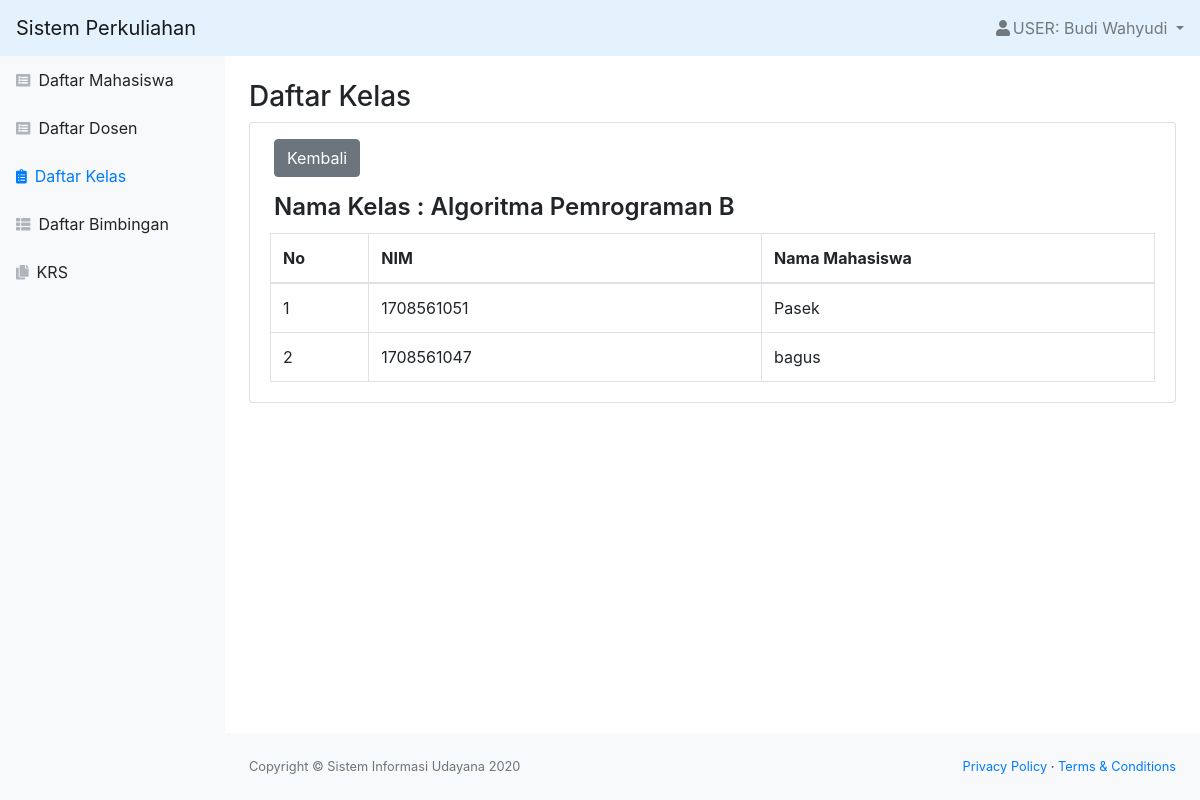
The app's page /kelas_lihat.php?id_kelas=1 (signed in), older data.
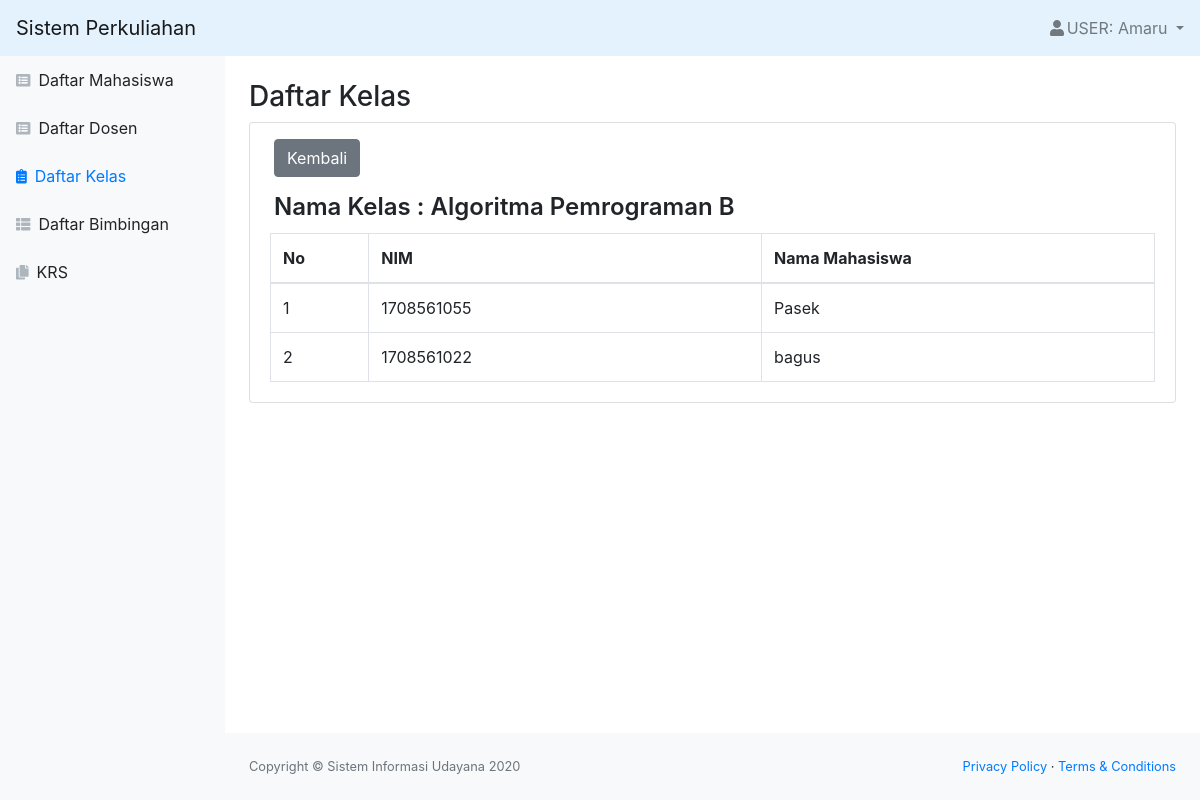
The same page, newer data.
### tables this page shows
CREATE TABLE `join_kelas` (
  `id_join` int(11) NOT NULL,
  `id_mahasiswa` int(11) NOT NULL,
  `id_kelas` int(11) NOT NULL
);

CREATE TABLE `mahasiswa` (
  `id_mahasiswa` int(11) NOT NULL,
  `role` char(1) NOT NULL,
  `nim` char(10) NOT NULL,
  `nama` varchar(50) NOT NULL,
  `email` varchar(50) NOT NULL,
  `alamat` varchar(50) NOT NULL,
  `tanggal_lahir` date NOT NULL,
  `status` varchar(20) NOT NULL,
  `password` varchar(300) NOT NULL
);

### kelas_lihat.php (the view, shortened to what the changed rows need)
<?php
include "function.php";
$nama = $_SESSION['nama'];
$id_kelas = $_GET['id_kelas'];
$queryKelas = mysqli_query($koneksi, "SELECT * FROM join_kelas INNER JOIN kelas ON join_kelas.id_kelas=kelas.id_kelas INNER JOIN mahasiswa ON join_kelas.id_mahasiswa=mahasiswa.id_mahasiswa WHERE kelas.id_kelas = '$id_kelas'");
?>
<!DOCTYPE html>
<html lang="en">
    <head>
        <link href="css/styles.css" rel="stylesheet" />
        <link href="https://cdn.datatables.net/1.10.20/css/dataTables.bootstrap4.min.css" rel="stylesheet" />
    </head>
    <body class="sb-nav-fixed">
        <nav class="sb-topnav navbar navbar-light" style="background-color: #e3f2fd;">
            <ul class="navbar-nav ml-auto">
                <li class="nav-item dropdown">
                    <a class="nav-link dropdown-toggle" id="userDropdown" href="#" role="button" data-toggle="dropdown" aria-haspopup="true" aria-expanded="false"><i class="fas fa-user fa-fw"></i>USER: <?= $nama; ?> </a>
                </li>
            </ul>
        </nav>
        <div id="layoutSidenav">
            <div id="layoutSidenav_content">
                <main>
                    <div class="container-fluid">
                        <div class="card mb-4">
                            <div class="card-body py-1">
                                <div class="table-responsive">
                                    <table class="table table-bordered" id="dataTable" width="100%" cellspacing="0">
                                        <thead>
                                            <tr>
                                                <th class="col-sm-1">No</th>
                                                <th class="col-sm-4">NIM</th>
                                                <th class="col-sm-4">Nama Mahasiswa</th>
                                            </tr>
                                        </thead>
                                        <?php $i=1; ?>
                                        <?php while($data = mysqli_fetch_assoc($queryKelas)) { ?>
                                            <tr>
                                                <td><?= $i; ?></td>
                                                <td><?= $data['nim']; ?></td>
                                                <td><?= $data['nama']; ?></td>
                                            </tr>
                                        <?php $i++; ?>
                                        <?php } ?>
                                    </table>
                                </div>
                            </div>
                        </div>
                </main>
            </div>
        </div>
    </body>
</html>

Row changes from the older to the newer data that the page shows:
changed through a linked row, join_kelas "Pasek": id_mahasiswa.nim "1708561051" → "1708561055"
changed through a linked row, join_kelas "bagus": id_mahasiswa.nim "1708561047" → "1708561022"
Text that changed along with them:
$nama: "Budi Wahyudi" → "Amaru"
